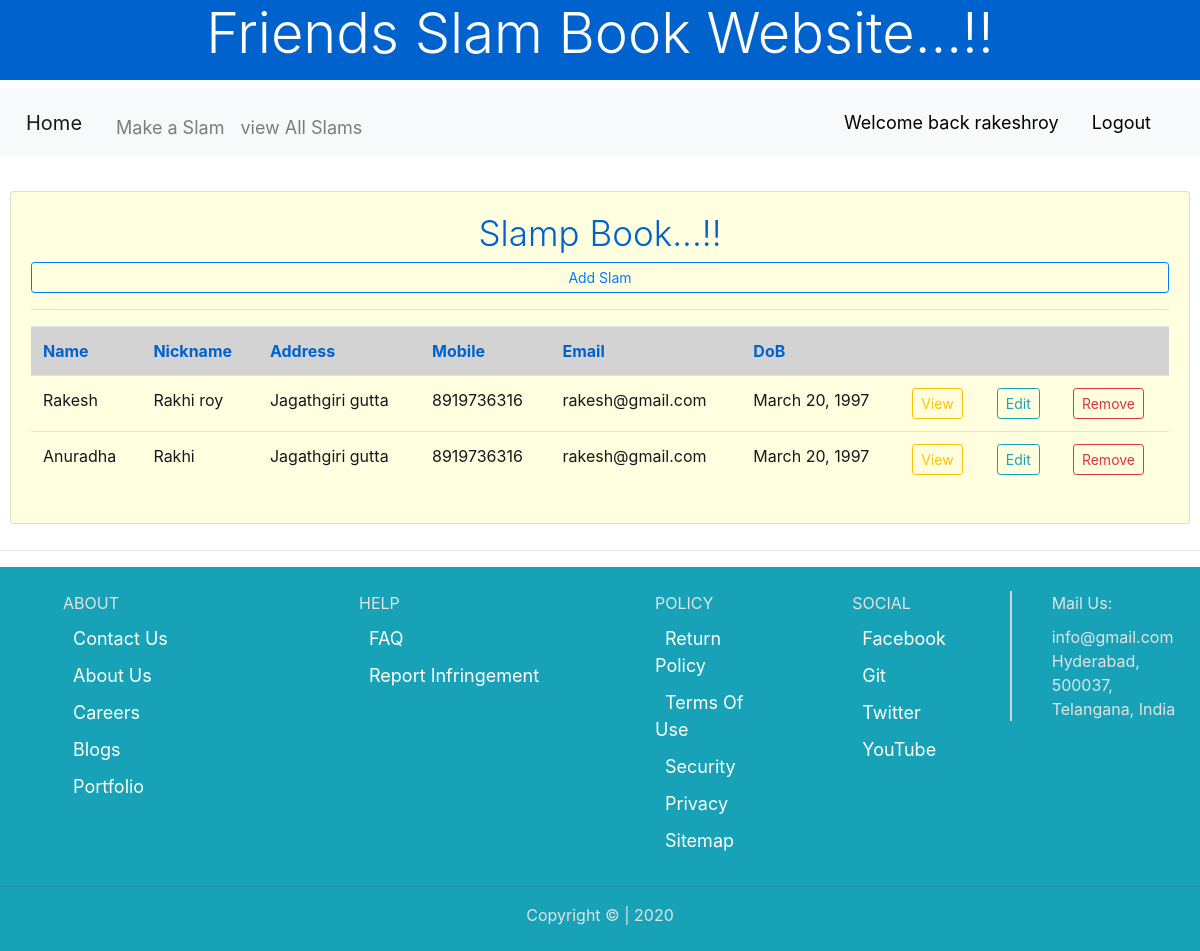
The app's page /slam_home/view_slam/ (signed in) with its own data.
### Friends/models.py (models this page shows, shortened)
class SlamBook(models.Model):
    user = models.ForeignKey(User, on_delete=models.CASCADE, null=True)
    slam_no = models.AutoField(primary_key=True)
    my_name = models.CharField(max_length=250,default='')
    my_nickname = models.CharField(max_length=250,default='')
    my_address = models.CharField(max_length=250,default='')
    my_mobile_number = models.CharField(max_length=250,default='')
    my_email = models.EmailField(max_length=250,default='')
    my_birth_day = models.DateField()
    my_crushes = models.CharField(max_length=250,default='')
    my_happiest_moment = models.CharField(max_length=250,default='')
    my_favourite_dishes = models.CharField(max_length=250,default='')
    my_favourite_sports = models.CharField(max_length=250,default='')
    my_favourite_places = models.CharField(max_length=250,default='')
    my_favourite_actor = models.CharField(max_length=250,default='')
    my_favourite_actress = models.CharField(max_length=250,default='')
    my_favourite_song = models.CharField(max_length=250,default='')
    my_goal = models.CharField(max_length=250,default='')
    opinion_about_you = models.CharField(max_length=250,default='')
    created_date = models.DateTimeField(auto_now=True)
    my_profile = models.ImageField(upload_to='slam_images/', blank=True, null=True)

### Friends/views.py (the view)
# urls.py: path('slam_home/view_slam/', views.view_slam, name='view_slam'),
def view_slam(request):
    user = request.user.id
    return render(request, 'view_slam.html', {"slams": SlamBook.objects.filter(user=user)})

### templates/view_slam.html (shortened to what this page needs)
{% extends 'slam_base.html' %}
{% load static %}
{% block body %}
    <br>
    <div>
        <div class="row" style="padding: 10px">
        <div class="col-md-12">
            <div class="card card-body" style=" background-color: lightyellow">
                <h3 class="display-4" style="font-size: 35px; color: #0062cc" align="center">Slamp Book...!!</h3>
                <a href="{% url 'make_slam' %}" class="btn btn-outline-primary btn-sm">Add Slam</a>
                <hr>
                <div class="print">
                <table class="table">
                    <tr style="background-color: lightgray; color: #0062cc">
                        <th>Name</th>
                        <th>Nickname</th>
                        <th>Address</th>
                        <th>Mobile</th>
                        <th>Email</th>
                        <th>DoB</th>
                        <th></th>
                        <th></th>
                        <th></th>
                    </tr>
                    {% for x in slams %}
                    <tr style="color: #16181b">
                        <td>{{ x.my_name|capfirst }}</td>
                        <td>{{ x.my_nickname|capfirst }}</td>
                        <td>{{ x.my_address|capfirst }}</td>
                        <td>{{ x.my_mobile_number }}</td>
                        <td>{{ x.my_email }}</td>
                        <td>{{ x.my_birth_day }}</td>
                        <td><a href="{% url 'view_friend' %}?slam_no={{ x.slam_no }}" class="btn btn-outline-warning btn-sm">View</a> </td>
                        <td><a href="{% url 'edit_friend' %}?slam_no={{ x.slam_no }}" class="btn btn-outline-info btn-sm">Edit</a> </td>
                        <td><a href="{% url 'remove_friend' %}?slam_no={{ x.slam_no }}" class="btn btn-outline-danger btn-sm">Remove</a> </td>
                    </tr>
                    {% endfor %}
                </table>
            </div>
        </div>
    </div>
    </div>
{% endblock %}

### templates/slam_base.html (shortened to what this page needs)
<!DOCTYPE html>
<html lang="en">
<head>
    {% load static %}
    <link rel="stylesheet" href="{% static 'css/style.css' %}" type="text/css">
    <link rel="stylesheet" href="{% static 'css/bootstrap.min.css' %}">
</head>
<body>
<h1 class="display-4" align="center" style="color: white; background-color: #0062cc; height: 80px">Friends Slam Book Website...!!</h1>
<nav class="navbar navbar-expand-lg navbar-light bg-light">
  <a class="navbar-brand" href="{% url 'slam_home' %}">Home</a>
  <div class="collapse navbar-collapse" id="navbarSupportedContent">
    <ul class="navbar-nav mr-auto">
      <li class="nav-item">
        <a class="nav-link" href="{% url 'make_slam' %}">Make a Slam</a>
      </li>
      <li class="nav-item">
        <a class="nav-link" href="{% url 'view_slam' %}">view All Slams</a>
      </li>
    </ul>
      <span class="user-hello">Welcome back {{ request.user }}</span>
      <span><a class="btn user-hello" href="{% url 'logout_user' %}">Logout</a></span>
  </div>
</nav>
        {% block body %}
        {% endblock %}
    {% include 'footer.html' %}
</body>
</html>

### Friends/static/css/style.css (style rules this page uses)
body { padding: 0; margin: 0; }

### templates/slam_base.html (style rules this page uses)
a { font-size: 18px; padding: 10px; }
.user-hello { font-size: 18px; margin-right: 20px; color: black; }

### templates/footer.html (style rules this page uses)
.nav-item { list-style: none; text-decoration: none; padding-top: 10px; }

### records on screen
SlamBook: my_name "Rakesh", my_nickname "Rakhi roy", my_address "Jagathgiri gutta", my_mobile_number "8919736316", my_email "rakesh@gmail.com", my_birth_day "March 20, 1997"
SlamBook: my_name "Anuradha", my_nickname "Rakhi", my_address "Jagathgiri gutta", my_mobile_number "8919736316", my_email "rakesh@gmail.com", my_birth_day "March 20, 1997"

### other values on screen
{{ request.user }} "rakeshroy"
